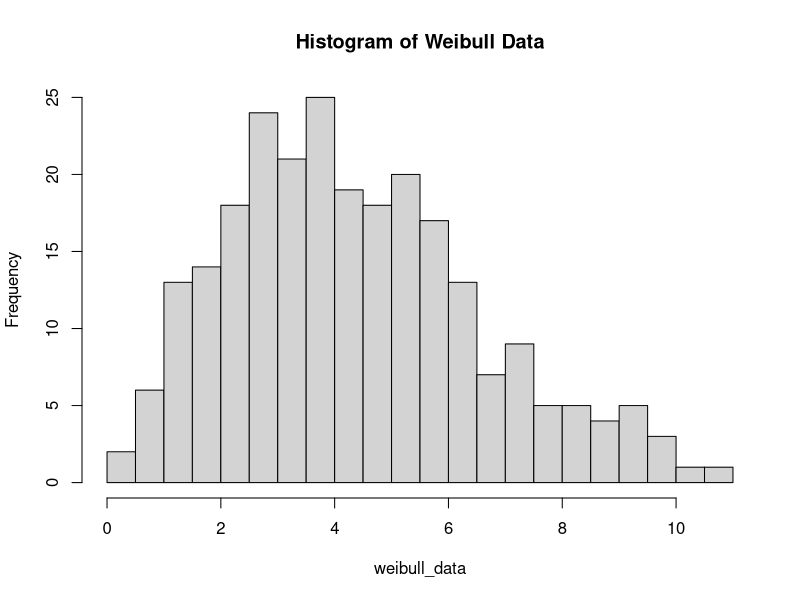
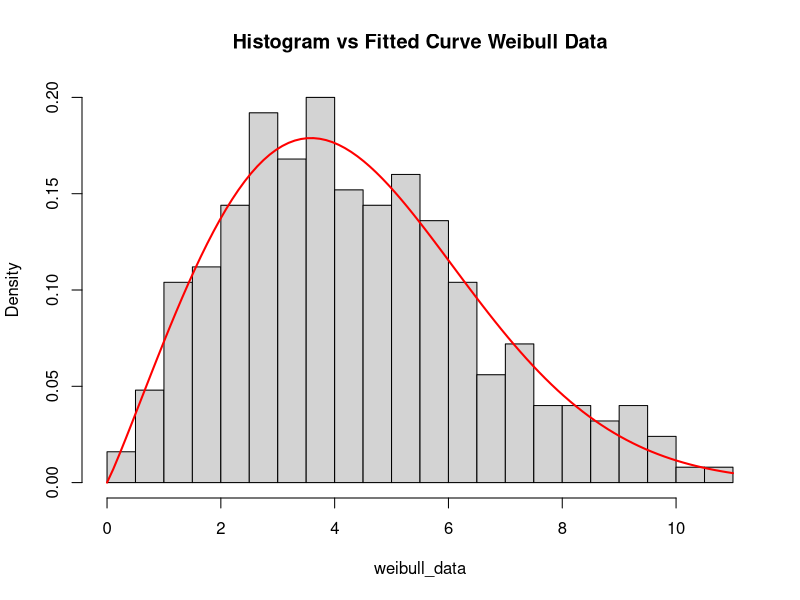
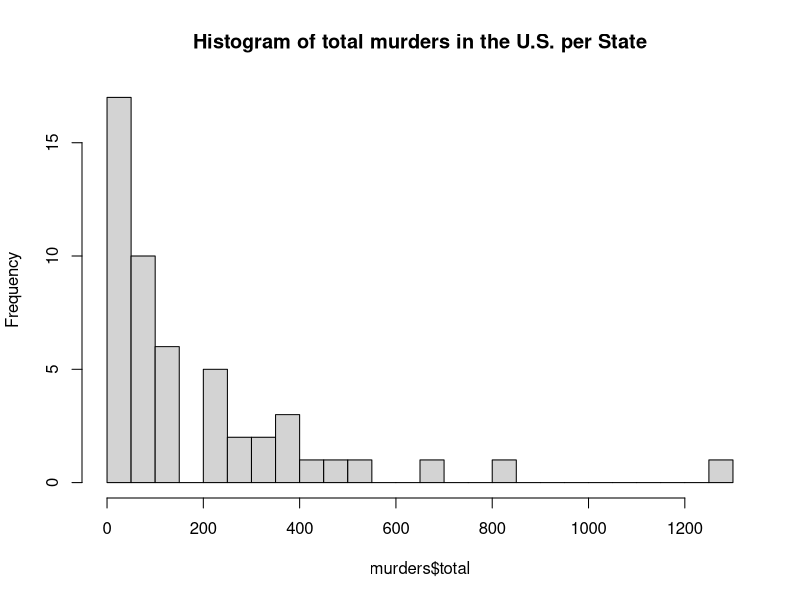
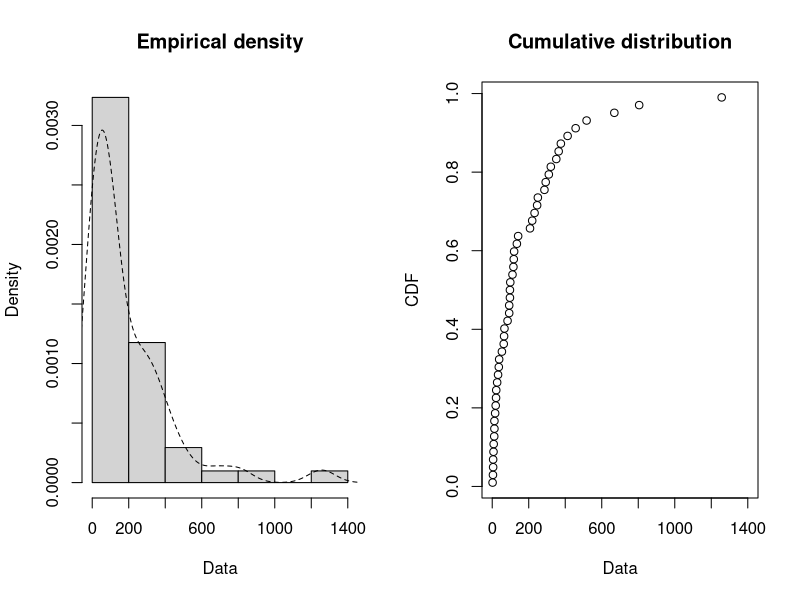
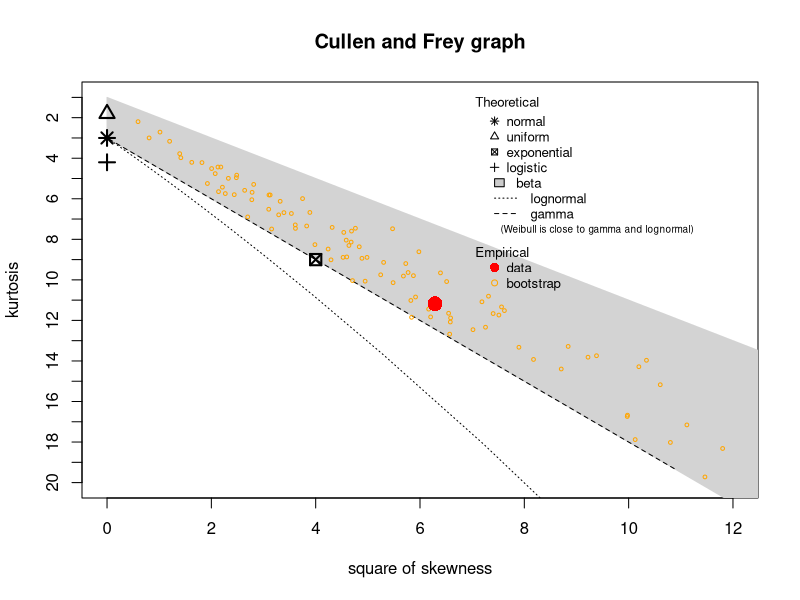
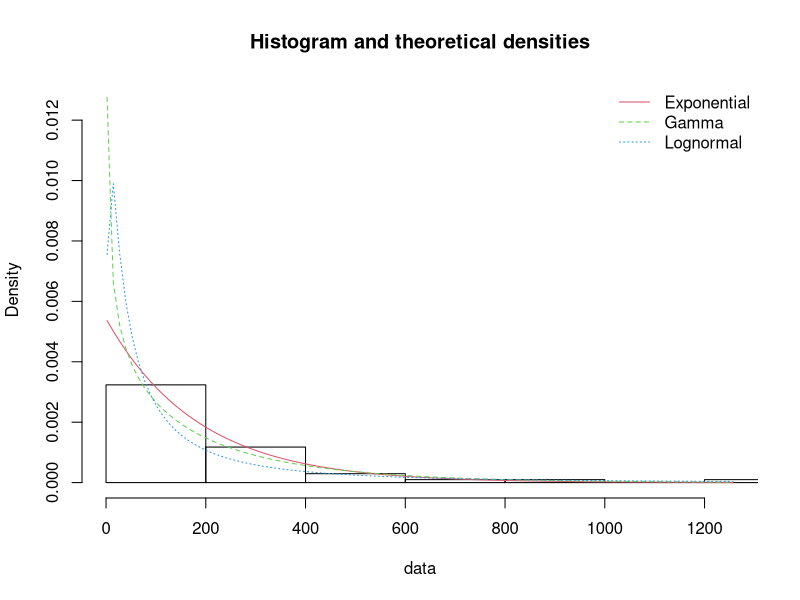
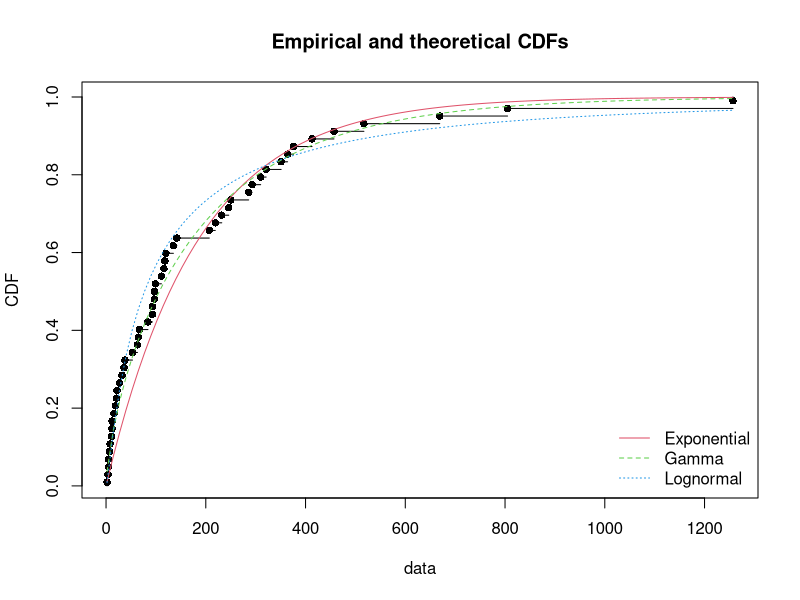
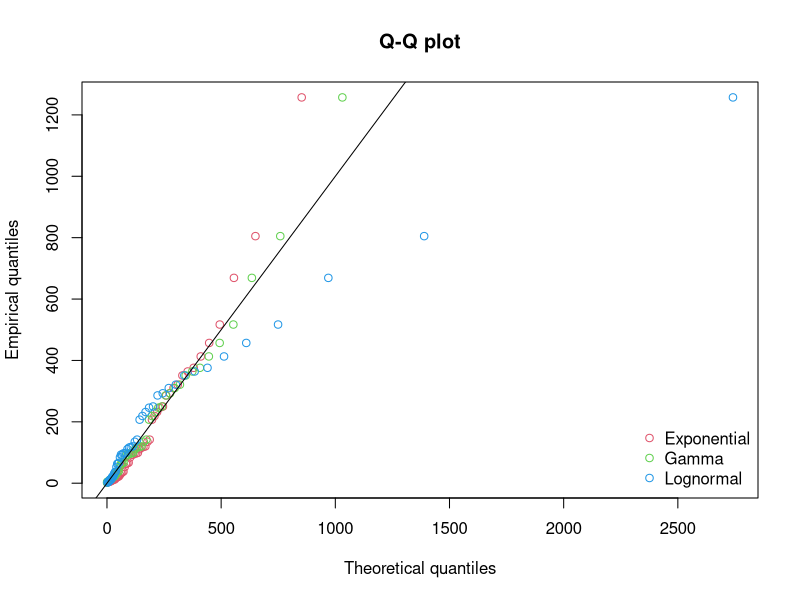

Source code (R) for these figures, in order:
## ---- chunk 1
library(MASS)
set.seed(100)
weibull_data <- rweibull(250, shape = 2, scale = 5)
## ---- chunk 2
hist(weibull_data, breaks = 25, main = "Histogram of Weibull Data")
## ---- chunk 3
fit_weibull = fitdistr(weibull_data, densfun = "weibull")
fit_weibull
## ---- chunk 4
hist(weibull_data, breaks = 25, probability = TRUE, main = "Histogram vs Fitted Curve Weibull Data")
curve(dweibull(x, fit_weibull$estimate[1], fit_weibull$estimate[2]), col="red", lwd=2, add = T)
## ---- chunk 5
library(fitdistrplus)
## ---- chunk 6
library(dslabs)
data("murders")
## ---- chunk 7
str(murders)
## ---- chunk 8
head(murders)
## ---- chunk 9
hist(murders$total,breaks = 20, main = "Histogram of total murders in the U.S. per State")
## ---- chunk 10
plotdist(murders$total, histo = TRUE, demp = TRUE)
## ---- chunk 11
descdist(murders$total, discrete = FALSE, boot = 100)
## ---- chunk 12
exponential_fit = fitdist(murders$total, "exp")
gamma_fit = fitdist(murders$total, "gamma")
lognormal_fit = fitdist(murders$total, "lnorm")
## ---- chunk 13
plot.legend <- c("Exponential", "Gamma", "Lognormal")
denscomp(list(exponential_fit, gamma_fit, lognormal_fit), legendtext = plot.legend)
cdfcomp (list(exponential_fit, gamma_fit, lognormal_fit), legendtext = plot.legend)
qqcomp  (list(exponential_fit, gamma_fit, lognormal_fit), legendtext = plot.legend)
ppcomp  (list(exponential_fit, gamma_fit, lognormal_fit), legendtext = plot.legend)
## ---- chunk 14
gofstat(list(exponential_fit, gamma_fit, lognormal_fit), fitnames = c("Exponential", "Gamma", "LogNorm"))
## ---- chunk 15
gamma_fit
## ---- chunk 16
hist(murders$total, breaks = 20, probability = TRUE, main = "Histogram vs Fitted Curve Data")
curve(dgamma(x, shape = gamma_fit$estimate[1], rate = gamma_fit$estimate[2]), col="red", lwd=2, add = T)
